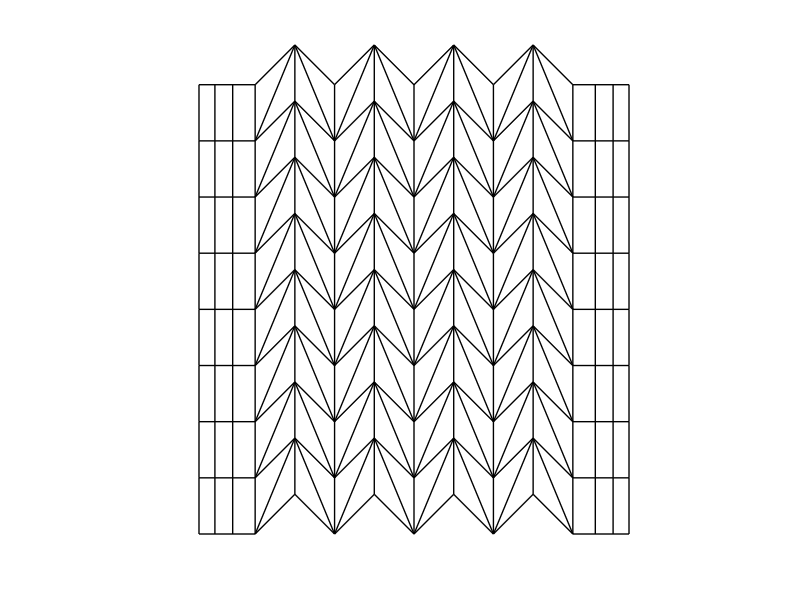
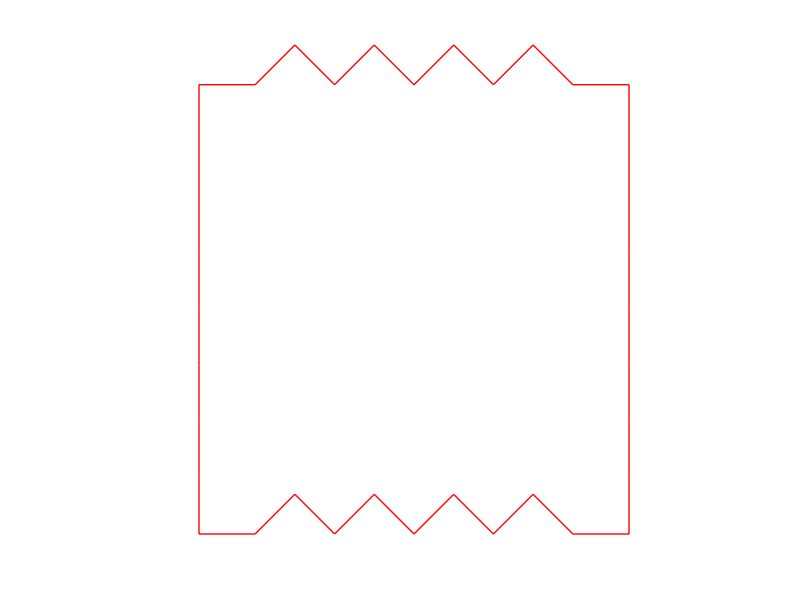
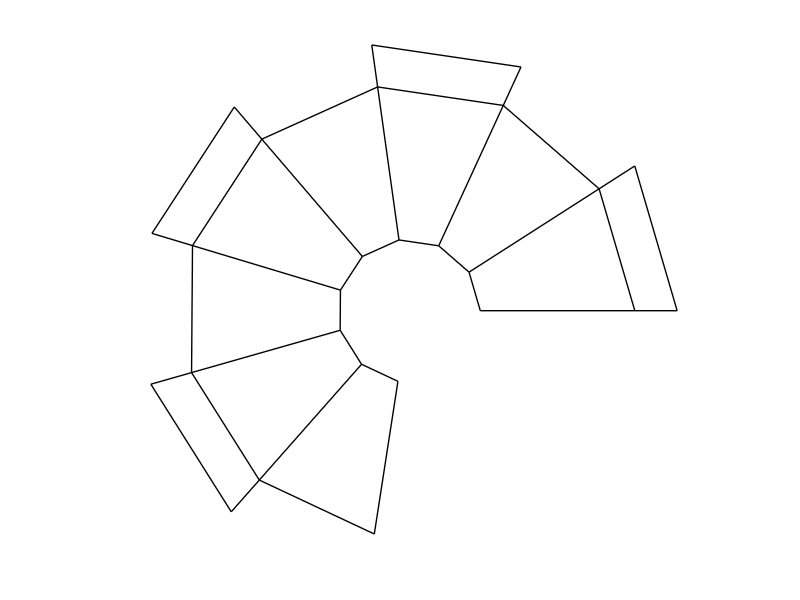
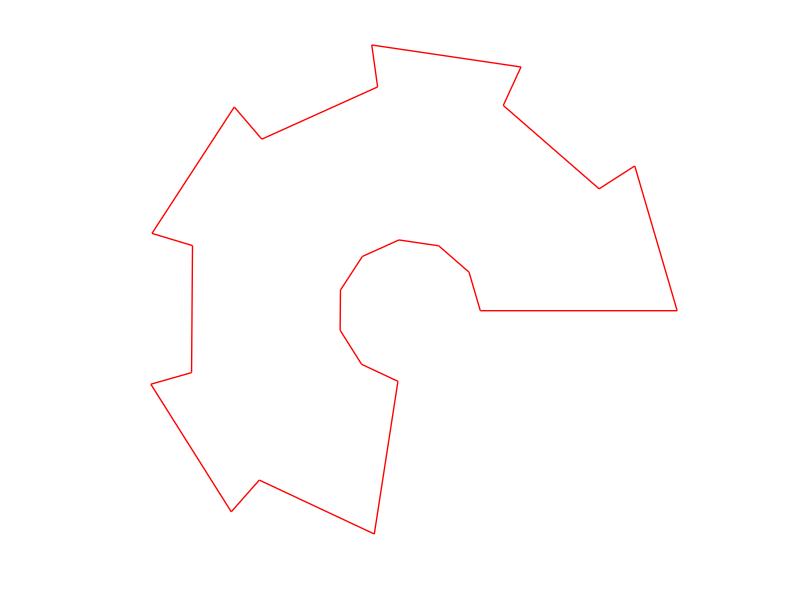

The MATLAB script that drew these images, in order:
%Generates figures used for lasercutting origami collapsing cylinder
%Save output figures as .svg then pop over to a cutter
%Nathan Justus - Jan 30, 2024

clear all

%% Define design parameters and cutfile storage location

%Polygon side length
L = 1;
%Polygon number of sides
N = 8;
%Number of collapse sections
M = 4;
%Nozzle Angle (larger angle looks like a cylinder, smaller like a plane)
nozzleTheta = pi/4;
%Exit area ratio (ratio of nozzle area to cylinder area)
A_exit = 0.1;

%Rhombus angle
theta = pi/N;
theta = pi/2-(2*theta);

%Line width for plotting
lw = 1;
%Check if figures folder exists, make it if not
if ~exist('origamiFigures','dir')
    mkdir('origamiFigures');
end
%Make folder to save figures
mkdir('origamiFigures',['N',num2str(N),'M',num2str(M)]);
%File preamble
pbl = ['origamiFigures\',['N',num2str(N),'M',num2str(M)],'\'];
%File ending
fend = ['_N',num2str(N),'M',num2str(M),'.eps'];
%Boolean to close figures after generating and saving
closeTheFigures = false;

%% Generate etch-pattern for main cylinder

%Get x coordinates for rows in the etch
midBits = L:L*cos(theta):2*M*L*cos(theta)+L;
xs = [0,midBits,2*M*L*cos(theta)+2*L];
%y values for a vertical stack of nodes
ys_v1 = [0:L:N*L];
%y values shifted up for the alternating bits
ys_v2 = ys_v1+L*sin(theta);

%Generate y values for a horizontal row of nodes
stepUp = [0,L*sin(theta)];
steps = repmat(stepUp,[1,M]);
ys_h = [0,steps,0,0];

%Set up figure for plotting
fig1 = figure(1);
clf;
hold on;
set(fig1,'Units','inches');
xticks();
yticks();
xticklabels();
yticklabels();
axis equal;
axis off;

%Plot all the rows
for i = 0:L:N*L
    plot(xs,ys_h+i,'k','LineWidth',lw);
end

%Plot all the columns
for i = 1:numel(xs)
    if ys_h(i)
        ys = ys_v2;
    else
        ys = ys_v1;
    end
    these_xs = ones(N+1,1)*xs(i);
    plot(these_xs,ys,'k','LineWidth',lw);
end

%Plot the diagonal bits
for i = 2:2:2*M
    for j = 1:(numel(ys_v1)-1)
        plot([xs(i),xs(i+1)],[ys_v1(j),ys_v2(j+1)],'k','LineWidth',lw);
        plot([xs(i+1),xs(i+2)],[ys_v2(j+1),ys_v1(j)],'k','LineWidth',lw);
    end
end

%Plot the bits used to make the structural rings at each end
xs_stripe = [L/3-L/20,2*L/3-L/15];
xs_stripe = [xs_stripe,2*M*L*cos(theta)+2*L-fliplr(xs_stripe)];
for i = 1:numel(xs_stripe)
    these_xs = ones(size(ys_v1))*xs_stripe(i);
    plot(these_xs,ys_v1,'k','LineWidth',lw);
end

saveas(fig1,[pbl,'CylinderEtch',fend]);

%% Generate the cut pattern outline for the main cylinder

%Can do a separate figure or just plot a different color on the same plot
fig2 = figure(2);
clf;
hold on;
set(fig2,'Units','inches');
xticks();
yticks();
xticklabels();
yticklabels();
axis equal;
axis off;

%Bottom edge
plot(xs,ys_h,'r','LineWidth',lw);
%Top edge
plot(xs,ys_h+N*L,'r','LineWidth',lw);
%Left edge
plot(xs(1)*ones(size(ys_v1)),ys_v1,'r','LineWidth',lw);
%Right edge
plot(xs(end)*ones(size(ys_v1)),ys_v1,'r','LineWidth',lw);

saveas(fig2,[pbl,'CylinderCut',fend]);

%% Generate the etch pattern for the nozzle

%Figure prep
fig3 = figure(3);
clf;
hold on;
set(fig3,'Units','inches');
xticks();
yticks();
xticklabels();
yticklabels();
axis equal;
axis off;

%Radius of polygon inscribed circle
R = L/(2*tan(pi/N));
%Length from center of a polygon edge to the tip of nozzle cylinder
%(pretending that it extends all the way to the thruster central axis)
nozzleL = R/cos(nozzleTheta);

%Angle to rotate around for rolled-out nozzle
dtheta = 2*atan2(L/2,nozzleL);
thetas = [0:dtheta:N*dtheta];

%Like nozzleL but for a polygon vertex instead of edge center
nozzleH = norm([nozzleL,L/2]);
%Add a little bit to make the tags to attach the nozzle to the cylinder
tagL = nozzleH + L/3;

%Exit area ratio is squared linear ratio of polygon sides
linearRatio = sqrt(A_exit);
nozzleR = linearRatio*nozzleH;

%Save points for relevant rings for the rolled-out nozzle
inner = zeros(2,N+1);
outer = zeros(2,N+1);
flap = zeros(2,N+1);
for i = 1:numel(thetas)
    inner(1,i) = nozzleR*cos(thetas(i));
    inner(2,i) = nozzleR*sin(thetas(i));
    outer(1,i) = nozzleH*cos(thetas(i));
    outer(2,i) = nozzleH*sin(thetas(i));
    flap(1,i) = tagL*cos(thetas(i));
    flap(2,i) = tagL*sin(thetas(i));
end

%Plot the inner and outer rings
for i = 1:N
    plot(inner(1,i:(i+1)),inner(2,i:(i+1)),'k','LineWidth',lw);
    plot(outer(1,i:(i+1)),outer(2,i:(i+1)),'k','LineWidth',lw);
end
%Plot the radial lines
for i = 1:N
    plot([inner(1,i),flap(1,i)],[inner(2,i),flap(2,i)],'k','LineWidth',lw);
end
if mod(N,2) == 0
    plot([inner(1,N+1),outer(1,N+1)],[inner(2,N+1),outer(2,N+1)],'k','LineWidth',lw);
else
    plot([inner(1,N+1),flap(1,N+1)],[inner(2,N+1),flap(2,N+1)],'k','LineWidth',lw);
end
%Plot the flap outer edges
for i = 1:2:N
    plot(flap(1,i:(i+1)),flap(2,i:(i+1)),'k','LineWidth',lw);
end

saveas(fig3,[pbl,'NozzleEtch',fend]);

%% Generate nozzle cut pattern outline

%Can do a separate figure or just plot a different color on the same plot
fig4 = figure(4);
clf;
hold on;
set(fig4,'Units','inches');
xticks();
yticks();
xticklabels();
yticklabels();
axis equal;
axis off;

nFlapUnits = floor(N/2);

edgePoints = [];
edgePoints = [edgePoints,fliplr(inner)];

for i = 1:nFlapUnits
    index = 2*i-1;
    edgePoints = [edgePoints,flap(:,index),flap(:,index+1),outer(:,index+1),outer(:,index+2)];
end

if mod(N,2)
    edgePoints = [edgePoints,flap(:,end-1),flap(:,end)];
end

edgePoints = [edgePoints,inner(:,end)];

plot(edgePoints(1,:),edgePoints(2,:),'r','LineWidth',lw);

saveas(fig4,[pbl,'NozzleCut',fend]);

%% Plot Checkvalve Cap Etch

fig5 = figure(5);
clf;
hold on;
set(fig5,'Units','inches');
xticks();
yticks();
xticklabels();
yticklabels();
axis equal;
axis off;

H1 = L/(2*sin(pi/N));
H2 = H1 + L/3;

R = 7*H1/12;

thetas = linspace(0,2*pi,N+1);

edgePoints = [];
outEdgePoints = [];

for i = 1:numel(thetas)
    edgePoints = [edgePoints,[H1*cos(thetas(i));H1*sin(thetas(i))]];
    outEdgePoints = [outEdgePoints,[H2*cos(thetas(i));H2*sin(thetas(i))]];
end

for i = 1:floor(N/2)
    index = 2*i-1;
    edgePoints = [edgePoints,outEdgePoints(:,index),outEdgePoints(:,index+1),edgePoints(:,index+1),edgePoints(:,index+2)];
end

if mod(N,2)
    edgePoints = [edgePoints,outEdgePoints(:,end-1),outEdgePoints(:,end)];
end

thetas_circle = linspace(0,2*pi,101);

plot(edgePoints(1,:),edgePoints(2,:),'k','LineWidth',lw);
plot(R*cos(thetas_circle),R*sin(thetas_circle),'k','LineWidth',lw);

saveas(fig5,[pbl,'CheckValveEtch',fend]);

%% Plot Checkvalve Cap Cut

fig6 = figure(6);
clf;
hold on;
set(fig6,'Units','inches');
xticks();
yticks();
xticklabels();
yticklabels();
axis equal;
axis off;

H1 = L/(2*sin(pi/N));
H2 = H1 + L/3;

R = 7*H1/12;

thetas = linspace(0,2*pi,N+1);

edgePoints = [];
outEdgePoints = [];

for i = 1:numel(thetas)
    edgePoints = [edgePoints,[H1*cos(thetas(i));H1*sin(thetas(i))]];
    outEdgePoints = [outEdgePoints,[H2*cos(thetas(i));H2*sin(thetas(i))]];
end

for i = 1:floor(N/2)
    index = 2*i-1;
    edgePoints = [edgePoints,outEdgePoints(:,index),outEdgePoints(:,index+1),edgePoints(:,index+1),edgePoints(:,index+2)];
end

if mod(N,2)
    edgePoints = [edgePoints,outEdgePoints(:,end-1),outEdgePoints(:,end)];
end

thetas_circle = linspace(0,2*pi,101);

plot(edgePoints(1,N+1:end),edgePoints(2,N+1:end),'r','LineWidth',lw);
plot(R*cos(thetas_circle),R*sin(thetas_circle),'r','LineWidth',lw);

saveas(fig6,[pbl,'CheckValveCut',fend]);

%% Plot Valve

fig7 = figure(7);
clf;
hold on;
set(fig7,'Units','inches');
xticks();
yticks();
xticklabels();
yticklabels();
axis equal;
axis off;

H1 = L/(2*sin(pi/N));
H2 = H1 + L/3;

R = 7*H1/12;

ValveR = (H1+R)/2;

thetas = linspace(0,2*pi,N+1);

edgePoints = [];

for i = 1:numel(thetas)
    edgePoints = [edgePoints,[ValveR*cos(thetas(i));ValveR*sin(thetas(i))]];
end

plot(edgePoints(1,:),edgePoints(2,:),'r','LineWidth',lw);

saveas(fig7,[pbl,'ValveCut',fend]);

if closeTheFigures
    close all
end

